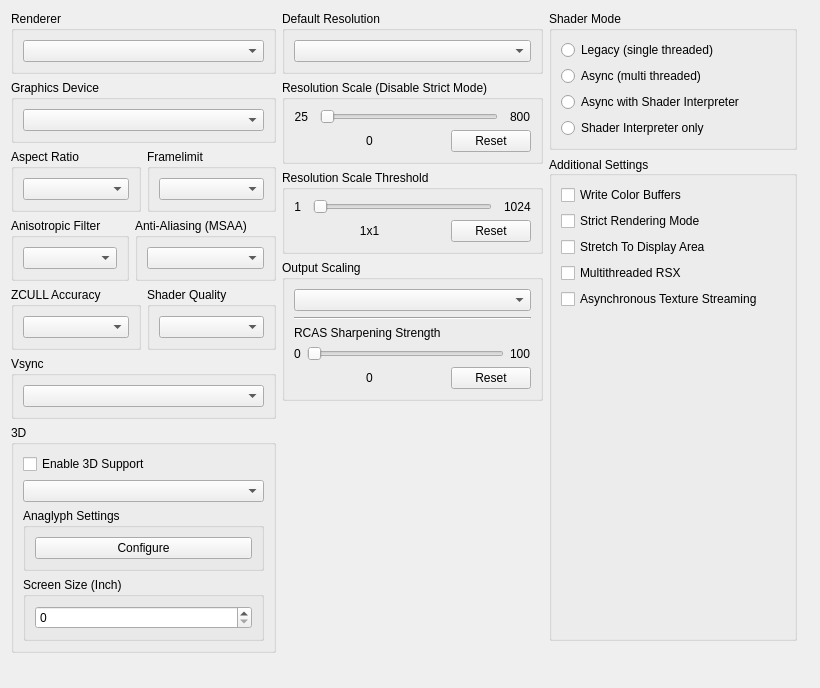
         <widget class="QWidget" name="gpuTabScrollContents">
          <property name="geometry">
           <rect>
            <x>0</x>
            <y>0</y>
            <width>820</width>
            <height>688</height>
           </rect>
          </property>
          <layout class="QVBoxLayout" name="gpuTabScrollContentsLayout">
           <item>
            <layout class="QHBoxLayout" name="gpuTabLayout" stretch="1,1,1">
             <item>
              <layout class="QVBoxLayout" name="gpuTabLayoutLeft">
               <item>
                <widget class="QGroupBox" name="gb_renderer">
                 <property name="title">
                  <string>Renderer</string>
                 </property>
                 <layout class="QVBoxLayout" name="gb_renderer_layout">
                  <item>
                   <widget class="QComboBox" name="renderBox"/>
                  </item>
                 </layout>
                </widget>
               </item>
               <item>
                <widget class="QGroupBox" name="gb_graphicsAdapter">
                 <property name="title">
                  <string>Graphics Device</string>
                 </property>
                 <layout class="QVBoxLayout" name="gb_graphicsAdapter_layout">
                  <item>
                   <widget class="QComboBox" name="graphicsAdapterBox"/>
                  </item>
                 </layout>
                </widget>
               </item>
               <item>
                <widget class="QWidget" name="widget_gpu_top" native="true">
                 <layout class="QHBoxLayout" name="widget_gpu_top_layout" stretch="1,1">
                  <property name="leftMargin">
                   <number>0</number>
                  </property>
                  <property name="topMargin">
                   <number>0</number>
                  </property>
                  <property name="rightMargin">
                   <number>0</number>
                  </property>
                  <property name="bottomMargin">
                   <number>0</number>
                  </property>
                  <item>
                   <widget class="QGroupBox" name="gb_aspectRatio">
                    <property name="title">
                     <string>Aspect Ratio</string>
                    </property>
                    <layout class="QVBoxLayout" name="gb_aspectRatio_layout">
                     <item>
                      <widget class="QComboBox" name="aspectBox"/>
                     </item>
                    </layout>
                   </widget>
                  </item>
                  <item>
                   <widget class="QGroupBox" name="gb_frameLimit">
                    <property name="title">
                     <string>Framelimit</string>
                    </property>
                    <layout class="QVBoxLayout" name="gb_frameLimit_layout">
                     <item>
                      <widget class="QComboBox" name="frameLimitBox"/>
                     </item>
                    </layout>
                   </widget>
                  </item>
                 </layout>
                </widget>
               </item>
               <item>
                <widget class="QWidget" name="widget_gpu_bottom" native="true">
                 <layout class="QHBoxLayout" name="widget_gpu_bottom_layout" stretch="1,1">
                  <property name="leftMargin">
                   <number>0</number>
                  </property>
                  <property name="topMargin">
                   <number>0</number>
                  </property>
                  <property name="rightMargin">
                   <number>0</number>
                  </property>
                  <property name="bottomMargin">
                   <number>0</number>
                  </property>
                  <item>
                   <widget class="QGroupBox" name="gb_anisotropicFilter">
                    <property name="title">
                     <string>Anisotropic Filter</string>
                    </property>
                    <layout class="QVBoxLayout" name="gb_anisotropicFilter_layout">
                     <item>
                      <widget class="QComboBox" name="anisotropicFilterOverride"/>
                     </item>
                    </layout>
                   </widget>
                  </item>
                  <item>
                   <widget class="QGroupBox" name="gb_antiAliasing">
                    <property name="title">
                     <string>Anti-Aliasing (MSAA)</string>
                    </property>
                    <layout class="QVBoxLayout" name="gb_antiAliasing_layout">
                     <item>
                      <widget class="QComboBox" name="antiAliasing"/>
                     </item>
                    </layout>
                   </widget>
                  </item>
                 </layout>
                </widget>
               </item>
               <item>
                <widget class="QWidget" name="widget_gpu_3" native="true">
                 <layout class="QHBoxLayout" name="widget_gpu_3_layout" stretch="1,1">
                  <property name="leftMargin">
                   <number>0</number>
                  </property>
                  <property name="topMargin">
                   <number>0</number>
                  </property>
                  <property name="rightMargin">
                   <number>0</number>
                  </property>
                  <property name="bottomMargin">
                   <number>0</number>
                  </property>
                  <item>
                   <widget class="QGroupBox" name="gbZCULL">
                    <property name="title">
                     <string>ZCULL Accuracy</string>
                    </property>
                    <layout class="QVBoxLayout" name="gbZCULL_layout">
                     <item>
                      <widget class="QComboBox" name="zcullPrecisionMode"/>
                     </item>
                    </layout>
                   </widget>
                  </item>
                  <item>
                   <widget class="QGroupBox" name="gbShaderPrecision">
                    <property name="title">
                     <string>Shader Quality</string>
                    </property>
                    <layout class="QVBoxLayout" name="gbShaderPrecision_layout">
                     <item>
                      <widget class="QComboBox" name="shaderPrecision"/>
                     </item>
                    </layout>
                   </widget>
                  </item>
                 </layout>
                </widget>
               </item>
               <item>
                <widget class="QWidget" name="widget_gpu_4" native="true">
                 <layout class="QHBoxLayout" name="widget_gpu_4_layout" stretch="1">
                  <property name="leftMargin">
                   <number>0</number>
                  </property>
                  <property name="topMargin">
                   <number>0</number>
                  </property>
                  <property name="rightMargin">
                   <number>0</number>
                  </property>
                  <property name="bottomMargin">
                   <number>0</number>
                  </property>
                  <item>
                   <widget class="QGroupBox" name="gbVsync">
                    <property name="title">
                     <string>Vsync</string>
                    </property>
                    <layout class="QVBoxLayout" name="gbVsync_layout">
                     <item>
                      <widget class="QComboBox" name="vsyncMode"/>
                     </item>
                    </layout>
                   </widget>
                  </item>
                 </layout>
                </widget>
               </item>
               <item>
                <widget class="QGroupBox" name="gb_stereo">
                 <property name="title">
                  <string>3D</string>
                 </property>
                 <layout class="QVBoxLayout" name="gb_stereo_layout">
                  <item>
                   <widget class="QCheckBox" name="stereoRenderEnabled">
                    <property name="text">
                     <string>Enable 3D Support</string>
                    </property>
                   </widget>
                  </item>
                  <item>
                   <widget class="QComboBox" name="stereoRenderMode"/>
                  </item>
                  <item>
                   <widget class="QGroupBox" name="gb_anaglyph_settings">
                    <property name="title">
                     <string>Anaglyph Settings</string>
                    </property>
                    <layout class="QHBoxLayout" name="layout_gb_anaglyph_settings">
                     <item>
                      <widget class="QPushButton" name="pb_anaglyph_settings">
                       <property name="text">
                        <string>Configure</string>
                       </property>
                      </widget>
                     </item>
                    </layout>
                   </widget>
                  </item>
                  <item>
                   <widget class="QGroupBox" name="gb_screen_size">
                    <property name="title">
                     <string>Screen Size (Inch)</string>
                    </property>
                    <layout class="QVBoxLayout" name="layout_gb_screen_size">
                     <item>
                      <widget class="QSpinBox" name="sb_screen_size"/>
                     </item>
                    </layout>
                   </widget>
                  </item>
                 </layout>
                </widget>
               </item>
               <item>
                <spacer name="gpu_tab_layout_right_spacer">
                 <property name="orientation">
                  <enum>Qt::Orientation::Vertical</enum>
                 </property>
                 <property name="sizeType">
                  <enum>QSizePolicy::Policy::MinimumExpanding</enum>
                 </property>
                 <property name="sizeHint" stdset="0">
                  <size>
                   <width>0</width>
                   <height>0</height>
                  </size>
                 </property>
                </spacer>
               </item>
              </layout>
             </item>
             <item>
              <layout class="QVBoxLayout" name="gpuTabLayoutMiddle">
               <item>
                <widget class="QGroupBox" name="gb_default_resolution">
                 <property name="title">
                  <string>Default Resolution</string>
                 </property>
                 <layout class="QVBoxLayout" name="gb_default_resolution_layout">
                  <item>
                   <widget class="QComboBox" name="resBox"/>
                  </item>
                 </layout>
                </widget>
               </item>
               <item>
                <layout class="QVBoxLayout" name="layout_resolution_scale">
                 <property name="spacing">
                  <number>6</number>
                 </property>
                 <property name="leftMargin">
                  <number>0</number>
                 </property>
                 <item>
                  <widget class="QGroupBox" name="gb_resolutionScale">
                   <property name="title">
                    <string>Resolution Scale (Disable Strict Mode)</string>
                   </property>
                   <layout class="QVBoxLayout" name="gb_resolutionScale_layout">
                    <item>
                     <widget class="QWidget" name="resolutionScaleLayoutTop" native="true">
                      <layout class="QHBoxLayout" name="horizontalLayout_23" stretch="0,1,0">
                       <property name="spacing">
                        <number>12</number>
                       </property>
                       <property name="leftMargin">
                        <number>0</number>
                       </property>
                       <property name="topMargin">
                        <number>0</number>
                       </property>
                       <property name="rightMargin">
                        <number>0</number>
                       </property>
                       <property name="bottomMargin">
                        <number>0</number>
                       </property>
                       <item>
                        <widget class="QLabel" name="resolutionScaleMin">
                         <property name="text">
                          <string>25</string>
                         </property>
                         <property name="alignment">
                          <set>Qt::AlignmentFlag::AlignRight|Qt::AlignmentFlag::AlignTrailing|Qt::AlignmentFlag::AlignVCenter</set>
                         </property>
                        </widget>
                       </item>
                       <item>
                        <widget class="QSlider" name="resolutionScale">
                         <property name="orientation">
                          <enum>Qt::Orientation::Horizontal</enum>
                         </property>
                        </widget>
                       </item>
                       <item>
                        <widget class="QLabel" name="resolutionScaleMax">
                         <property name="text">
                          <string>800</string>
                         </property>
                        </widget>
                       </item>
                      </layout>
                     </widget>
                    </item>
                    <item>
                     <layout class="QHBoxLayout" name="resolutionScaleLayoutBottom" stretch="1,0">
                      <item>
                       <widget class="QLabel" name="resolutionScaleVal">
                        <property name="text">
                         <string>0</string>
                        </property>
                        <property name="alignment">
                         <set>Qt::AlignmentFlag::AlignCenter</set>
                        </property>
                       </widget>
                      </item>
                      <item>
                       <widget class="QPushButton" name="resolutionScaleReset">
                        <property name="text">
                         <string>Reset</string>
                        </property>
                       </widget>
                      </item>
                     </layout>
                    </item>
                   </layout>
                  </widget>
                 </item>
                 <item>
                  <widget class="QGroupBox" name="gb_minimumScalableDimension">
                   <property name="title">
                    <string>Resolution Scale Threshold</string>
                   </property>
                   <layout class="QVBoxLayout" name="gb_minimumScalableDimension_layout">
                    <item>
                     <layout class="QHBoxLayout" name="minimumScalableDimensionLayoutTop" stretch="0,1,0">
                      <property name="spacing">
                       <number>12</number>
                      </property>
                      <item>
                       <widget class="QLabel" name="minimumScalableDimensionMin">
                        <property name="text">
                         <string>1</string>
                        </property>
                        <property name="alignment">
                         <set>Qt::AlignmentFlag::AlignRight|Qt::AlignmentFlag::AlignTrailing|Qt::AlignmentFlag::AlignVCenter</set>
                        </property>
                       </widget>
                      </item>
                      <item>
                       <widget class="QSlider" name="minimumScalableDimension">
                        <property name="orientation">
                         <enum>Qt::Orientation::Horizontal</enum>
                        </property>
                       </widget>
                      </item>
                      <item>
                       <widget class="QLabel" name="minimumScalableDimensionMax">
                        <property name="text">
                         <string>1024</string>
                        </property>
                       </widget>
                      </item>
                     </layout>
                    </item>
                    <item>
                     <layout class="QHBoxLayout" name="minimumScalableDimensionLayoutBottom" stretch="1,0">
                      <item>
                       <widget class="QLabel" name="minimumScalableDimensionVal">
                        <property name="text">
                         <string>1x1</string>
                        </property>
                        <property name="alignment">
                         <set>Qt::AlignmentFlag::AlignCenter</set>
                        </property>
                       </widget>
                      </item>
                      <item>
                       <widget class="QPushButton" name="minimumScalableDimensionReset">
                        <property name="text">
                         <string>Reset</string>
                        </property>
                       </widget>
                      </item>
                     </layout>
                    </item>
                   </layout>
                  </widget>
                 </item>
                </layout>
               </item>
               <item>
                <widget class="QGroupBox" name="gb_outputScaling">
                 <property name="title">
                  <string>Output Scaling</string>
                 </property>
                 <layout class="QVBoxLayout" name="gb_Upscaling_layout">
                  <item>
                   <widget class="QComboBox" name="outputScalingMode"/>
                  </item>
                  <item>
                   <widget class="Line" name="line">
                    <property name="orientation">
                     <enum>Qt::Orientation::Horizontal</enum>
                    </property>
                   </widget>
                  </item>
                  <item>
                   <widget class="QWidget" name="fsrSharpeningStrengthWidget" native="true">
                    <layout class="QVBoxLayout" name="fsrSharpeningWidgetLayout">
                     <property name="leftMargin">
                      <number>0</number>
                     </property>
                     <property name="topMargin">
                      <number>0</number>
                     </property>
                     <property name="rightMargin">
                      <number>0</number>
                     </property>
                     <property name="bottomMargin">
                      <number>0</number>
                     </property>
                     <item>
                      <widget class="QLabel" name="fsrSharpeningStrengthLabel">
                       <property name="sizePolicy">
                        <sizepolicy hsizetype="Preferred" vsizetype="Preferred">
                         <horstretch>0</horstretch>
                         <verstretch>0</verstretch>
                        </sizepolicy>
                       </property>
                       <property name="text">
                        <string>RCAS Sharpening Strength</string>
                       </property>
                       <property name="alignment">
                        <set>Qt::AlignmentFlag::AlignBottom|Qt::AlignmentFlag::AlignLeading|Qt::AlignmentFlag::AlignLeft</set>
                       </property>
                       <property name="margin">
                        <number>1</number>
                       </property>
                      </widget>
                     </item>
                     <item>
                      <layout class="QHBoxLayout" name="fsrSharpeningLayoutTop">
                       <item>
                        <widget class="QLabel" name="minSharpeningVal">
                         <property name="text">
                          <string>0</string>
                         </property>
                        </widget>
                       </item>
                       <item>
                        <widget class="QSlider" name="fsrSharpeningStrength">
                         <property name="orientation">
                          <enum>Qt::Orientation::Horizontal</enum>
                         </property>
                        </widget>
                       </item>
                       <item>
                        <widget class="QLabel" name="maxSharpeningVal">
                         <property name="sizePolicy">
                          <sizepolicy hsizetype="Minimum" vsizetype="Preferred">
                           <horstretch>0</horstretch>
                           <verstretch>0</verstretch>
                          </sizepolicy>
                         </property>
                         <property name="text">
                          <string>100</string>
                         </property>
                        </widget>
                       </item>
                      </layout>
                     </item>
                     <item>
                      <layout class="QHBoxLayout" name="fsrSharpeningLayoutBottom" stretch="1,0">
                       <item>
                        <widget class="QLabel" name="fsrSharpeningStrengthVal">
                         <property name="text">
                          <string>0</string>
                         </property>
                         <property name="alignment">
                          <set>Qt::AlignmentFlag::AlignCenter</set>
                         </property>
                        </widget>
                       </item>
                       <item>
                        <widget class="QPushButton" name="fsrSharpeningStrengthReset">
                         <property name="text">
                          <string>Reset</string>
                         </property>
                        </widget>
                       </item>
                      </layout>
                     </item>
                    </layout>
                   </widget>
                  </item>
                 </layout>
                </widget>
               </item>
               <item>
                <spacer name="gpu_tab_layout_middle_spacer">
                 <property name="orientation">
                  <enum>Qt::Orientation::Vertical</enum>
                 </property>
                 <property name="sizeType">
                  <enum>QSizePolicy::Policy::MinimumExpanding</enum>
                 </property>
                 <property name="sizeHint" stdset="0">
                  <size>
                   <width>0</width>
                   <height>0</height>
                  </size>
                 </property>
                </spacer>
               </item>
              </layout>
             </item>
             <item>
              <layout class="QVBoxLayout" name="gpuTabLayoutRight">
               <property name="rightMargin">
                <number>12</number>
               </property>
               <property name="bottomMargin">
                <number>12</number>
               </property>
               <item>
                <widget class="QGroupBox" name="gb_shader_mode">
                 <property name="minimumSize">
                  <size>
                   <width>0</width>
                   <height>123</height>
                  </size>
                 </property>
                 <property name="title">
                  <string>Shader Mode</string>
                 </property>
                 <layout class="QVBoxLayout" name="verticalLayout">
                  <item>
                   <widget class="QRadioButton" name="rb_legacy_recompiler">
                    <property name="text">
                     <string notr="true">Legacy (single threaded)</string>
                    </property>
                   </widget>
                  </item>
                  <item>
                   <widget class="QRadioButton" name="rb_async_recompiler">
                    <property name="text">
                     <string notr="true">Async (multi threaded)</string>
                    </property>
                   </widget>
                  </item>
                  <item>
                   <widget class="QRadioButton" name="rb_async_with_shader_interpreter">
                    <property name="text">
                     <string notr="true">Async with Shader Interpreter</string>
                    </property>
                   </widget>
                  </item>
                  <item>
                   <widget class="QRadioButton" name="rb_shader_interpreter_only">
                    <property name="text">
                     <string notr="true">Shader Interpreter only</string>
                    </property>
                   </widget>
                  </item>
                 </layout>
                </widget>
               </item>
               <item>
                <widget class="QGroupBox" name="gb_additional_settings">
                 <property name="title">
                  <string>Additional Settings</string>
                 </property>
                 <property name="alignment">
                  <set>Qt::AlignmentFlag::AlignLeading|Qt::AlignmentFlag::AlignLeft|Qt::AlignmentFlag::AlignVCenter</set>
                 </property>
                 <layout class="QVBoxLayout" name="gb_additional_settings_layout">
                  <item>
                   <widget class="QCheckBox" name="dumpColor">
                    <property name="text">
                     <string>Write Color Buffers</string>
                    </property>
                   </widget>
                  </item>
                  <item>
                   <widget class="QCheckBox" name="strictModeRendering">
                    <property name="text">
                     <string>Strict Rendering Mode</string>
                    </property>
                   </widget>
                  </item>
                  <item>
                   <widget class="QCheckBox" name="stretchToDisplayArea">
                    <property name="text">
                     <string>Stretch To Display Area</string>
                    </property>
                   </widget>
                  </item>
                  <item>
                   <widget class="QCheckBox" name="multithreadedRSX">
                    <property name="text">
                     <string>Multithreaded RSX</string>
                    </property>
                   </widget>
                  </item>
                  <item>
                   <widget class="QCheckBox" name="asyncTextureStreaming">
                    <property name="text">
                     <string>Asynchronous Texture Streaming</string>
                    </property>
                   </widget>
                  </item>
                  <item>
                   <spacer name="additional_settings_spacer">
                    <property name="orientation">
                     <enum>Qt::Orientation::Vertical</enum>
                    </property>
                    <property name="sizeType">
                     <enum>QSizePolicy::Policy::MinimumExpanding</enum>
                    </property>
                    <property name="sizeHint" stdset="0">
                     <size>
                      <width>0</width>
                      <height>0</height>
                     </size>
                    </property>
                   </spacer>
                  </item>
                 </layout>
                </widget>
               </item>
              </layout>
             </item>
            </layout>
           </item>
           <item>
            <spacer name="gpuTabSpacer">
             <property name="orientation">
              <enum>Qt::Orientation::Vertical</enum>
             </property>
             <property name="sizeType">
              <enum>QSizePolicy::Policy::MinimumExpanding</enum>
             </property>
             <property name="sizeHint" stdset="0">
              <size>
               <width>0</width>
               <height>0</height>
              </size>
             </property>
            </spacer>
           </item>
          </layout>
         </widget>
